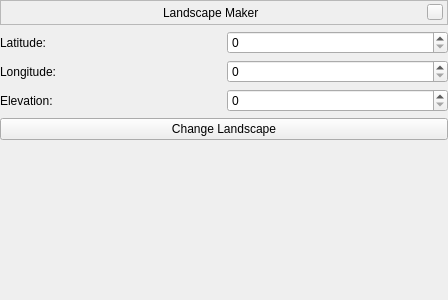
<?xml version="1.0" encoding="UTF-8"?>
<ui version="4.0">
 <class>LandscapeMakerConfigDialog</class>
 <widget class="QWidget" name="LandscapeMakerConfigDialog">
  <property name="geometry">
   <rect>
    <x>0</x>
    <y>0</y>
    <width>448</width>
    <height>300</height>
   </rect>
  </property>
  <property name="windowTitle">
   <string>Dialog</string>
  </property>
  <layout class="QGridLayout" name="gridLayout">
   <property name="leftMargin">
    <number>0</number>
   </property>
   <property name="topMargin">
    <number>0</number>
   </property>
   <property name="rightMargin">
    <number>0</number>
   </property>
   <property name="bottomMargin">
    <number>0</number>
   </property>
   <item row="1" column="1">
    <widget class="AngleSpinBox" name="latitudeField"/>
   </item>
   <item row="4" column="0" colspan="2">
    <widget class="QPushButton" name="changeLandscape">
     <property name="text">
      <string>Change Landscape</string>
     </property>
    </widget>
   </item>
   <item row="1" column="0">
    <widget class="QLabel" name="label">
     <property name="text">
      <string>Latitude:</string>
     </property>
    </widget>
   </item>
   <item row="5" column="0" colspan="2">
    <spacer name="verticalSpacer">
     <property name="orientation">
      <enum>Qt::Vertical</enum>
     </property>
     <property name="sizeHint" stdset="0">
      <size>
       <width>20</width>
       <height>40</height>
      </size>
     </property>
    </spacer>
   </item>
   <item row="2" column="0">
    <widget class="QLabel" name="label_2">
     <property name="text">
      <string>Longitude:</string>
     </property>
    </widget>
   </item>
   <item row="2" column="1">
    <widget class="AngleSpinBox" name="longitudeField"/>
   </item>
   <item row="0" column="0" colspan="2">
    <widget class="BarFrame" name="TitleBar">
     <property name="sizePolicy">
      <sizepolicy hsizetype="Expanding" vsizetype="Minimum">
       <horstretch>0</horstretch>
       <verstretch>0</verstretch>
      </sizepolicy>
     </property>
     <property name="minimumSize">
      <size>
       <width>0</width>
       <height>25</height>
      </size>
     </property>
     <property name="maximumSize">
      <size>
       <width>16777215</width>
       <height>30</height>
      </size>
     </property>
     <property name="focusPolicy">
      <enum>Qt::NoFocus</enum>
     </property>
     <property name="autoFillBackground">
      <bool>false</bool>
     </property>
     <property name="frameShape">
      <enum>QFrame::StyledPanel</enum>
     </property>
     <layout class="QHBoxLayout">
      <property name="spacing">
       <number>6</number>
      </property>
      <property name="leftMargin">
       <number>0</number>
      </property>
      <property name="topMargin">
       <number>0</number>
      </property>
      <property name="rightMargin">
       <number>4</number>
      </property>
      <property name="bottomMargin">
       <number>0</number>
      </property>
      <item>
       <spacer name="leftSpacer">
        <property name="orientation">
         <enum>Qt::Horizontal</enum>
        </property>
        <property name="sizeHint" stdset="0">
         <size>
          <width>40</width>
          <height>20</height>
         </size>
        </property>
       </spacer>
      </item>
      <item>
       <widget class="QLabel" name="stelWindowTitle">
        <property name="text">
         <string>Landscape Maker</string>
        </property>
       </widget>
      </item>
      <item>
       <spacer name="rightSpacer">
        <property name="orientation">
         <enum>Qt::Horizontal</enum>
        </property>
        <property name="sizeHint" stdset="0">
         <size>
          <width>40</width>
          <height>20</height>
         </size>
        </property>
       </spacer>
      </item>
      <item>
       <widget class="QPushButton" name="closeStelWindow">
        <property name="minimumSize">
         <size>
          <width>16</width>
          <height>16</height>
         </size>
        </property>
        <property name="maximumSize">
         <size>
          <width>16</width>
          <height>16</height>
         </size>
        </property>
        <property name="focusPolicy">
         <enum>Qt::NoFocus</enum>
        </property>
        <property name="text">
         <string/>
        </property>
       </widget>
      </item>
     </layout>
    </widget>
   </item>
   <item row="3" column="0">
    <widget class="QLabel" name="label_3">
     <property name="text">
      <string>Elevation:</string>
     </property>
    </widget>
   </item>
   <item row="3" column="1">
    <widget class="QSpinBox" name="elevationField"/>
   </item>
  </layout>
 </widget>
 <layoutdefault spacing="6" margin="11"/>
 <customwidgets>
  <customwidget>
   <class>BarFrame</class>
   <extends>QFrame</extends>
   <header location="global">Dialog.hpp</header>
   <container>1</container>
  </customwidget>
  <customwidget>
   <class>AngleSpinBox</class>
   <extends>QSpinBox</extends>
   <header>AngleSpinBox.hpp</header>
  </customwidget>
 </customwidgets>
 <resources/>
 <connections/>
</ui>
